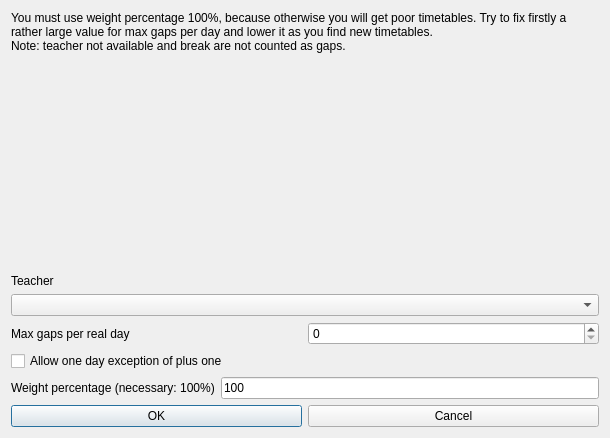
<?xml version="1.0" encoding="UTF-8"?>
<ui version="4.0">
 <class>ModifyConstraintTeacherMaxGapsPerRealDayForm_template</class>
 <widget class="QDialog" name="ModifyConstraintTeacherMaxGapsPerRealDayForm_template">
  <property name="geometry">
   <rect>
    <x>0</x>
    <y>0</y>
    <width>610</width>
    <height>438</height>
   </rect>
  </property>
  <property name="windowTitle">
   <string extracomment="This is the title of the dialog to modify a constraint of this type">Modify teacher max gaps per real day</string>
  </property>
  <layout class="QGridLayout" name="gridLayout">
   <item row="0" column="0">
    <widget class="QLabel" name="weightTextLabel_2">
     <property name="sizePolicy">
      <sizepolicy hsizetype="Minimum" vsizetype="Minimum">
       <horstretch>0</horstretch>
       <verstretch>0</verstretch>
      </sizepolicy>
     </property>
     <property name="frameShape">
      <enum>QFrame::NoFrame</enum>
     </property>
     <property name="frameShadow">
      <enum>QFrame::Plain</enum>
     </property>
     <property name="text">
      <string>You must use weight percentage 100%, because otherwise you will get poor timetables. Try to fix firstly a rather large value for max gaps per day and lower it as you find new timetables.
Note: teacher not available and break are not counted as gaps.</string>
     </property>
     <property name="wordWrap">
      <bool>true</bool>
     </property>
    </widget>
   </item>
   <item row="1" column="0">
    <spacer name="spacer4">
     <property name="orientation">
      <enum>Qt::Vertical</enum>
     </property>
     <property name="sizeType">
      <enum>QSizePolicy::Expanding</enum>
     </property>
     <property name="sizeHint" stdset="0">
      <size>
       <width>99</width>
       <height>99</height>
      </size>
     </property>
    </spacer>
   </item>
   <item row="2" column="0">
    <layout class="QVBoxLayout" name="verticalLayout">
     <item>
      <widget class="QLabel" name="teacherTextLabel">
       <property name="frameShape">
        <enum>QFrame::NoFrame</enum>
       </property>
       <property name="frameShadow">
        <enum>QFrame::Plain</enum>
       </property>
       <property name="text">
        <string>Teacher</string>
       </property>
       <property name="wordWrap">
        <bool>false</bool>
       </property>
      </widget>
     </item>
     <item>
      <widget class="QComboBox" name="teachersComboBox">
       <property name="editable">
        <bool>false</bool>
       </property>
       <property name="insertPolicy">
        <enum>QComboBox::NoInsert</enum>
       </property>
       <property name="duplicatesEnabled">
        <bool>false</bool>
       </property>
      </widget>
     </item>
    </layout>
   </item>
   <item row="3" column="0">
    <layout class="QHBoxLayout" name="horizontalLayout">
     <item>
      <widget class="QLabel" name="textLabel1">
       <property name="text">
        <string>Max gaps per real day</string>
       </property>
       <property name="wordWrap">
        <bool>false</bool>
       </property>
      </widget>
     </item>
     <item>
      <widget class="QSpinBox" name="maxGapsSpinBox"/>
     </item>
    </layout>
   </item>
   <item row="4" column="0">
    <widget class="QCheckBox" name="exceptionCheckBox">
     <property name="text">
      <string comment="It is for max span per day, means that in one day the teacher is allowed to have max span + 1">Allow one day exception of plus one</string>
     </property>
    </widget>
   </item>
   <item row="5" column="0">
    <layout class="QHBoxLayout" name="horizontalLayout_2">
     <item>
      <widget class="QLabel" name="weightTextLabel">
       <property name="frameShape">
        <enum>QFrame::NoFrame</enum>
       </property>
       <property name="frameShadow">
        <enum>QFrame::Plain</enum>
       </property>
       <property name="text">
        <string>Weight percentage (necessary: 100%)</string>
       </property>
       <property name="wordWrap">
        <bool>false</bool>
       </property>
      </widget>
     </item>
     <item>
      <widget class="QLineEdit" name="weightLineEdit">
       <property name="text">
        <string notr="true">100</string>
       </property>
      </widget>
     </item>
    </layout>
   </item>
   <item row="6" column="0">
    <layout class="QHBoxLayout">
     <item>
      <widget class="QPushButton" name="okPushButton">
       <property name="text">
        <string>OK</string>
       </property>
      </widget>
     </item>
     <item>
      <widget class="QPushButton" name="cancelPushButton">
       <property name="text">
        <string>Cancel</string>
       </property>
      </widget>
     </item>
    </layout>
   </item>
  </layout>
 </widget>
 <layoutdefault spacing="6" margin="11"/>
 <resources/>
 <connections/>
</ui>
